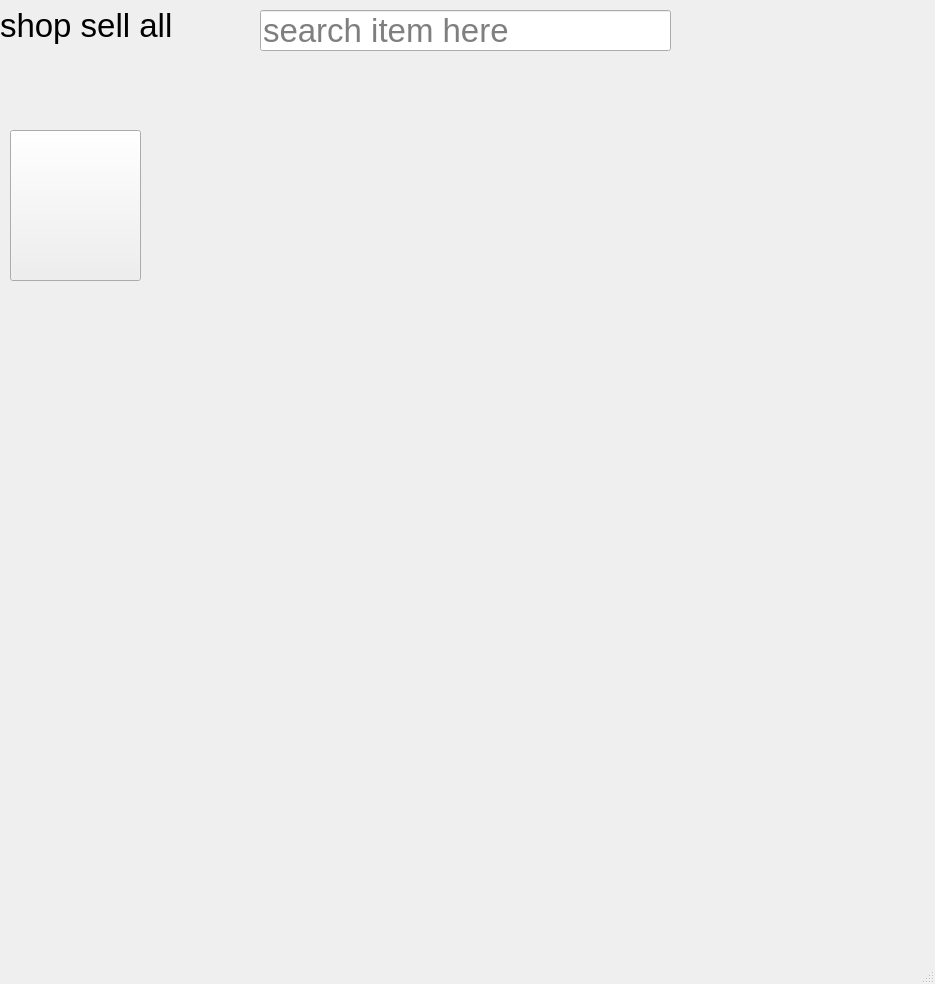
<?xml version="1.0" encoding="UTF-8"?>
<ui version="4.0">
 <class>mainwed</class>
 <widget class="QMainWindow" name="mainwed">
  <property name="geometry">
   <rect>
    <x>0</x>
    <y>0</y>
    <width>935</width>
    <height>984</height>
   </rect>
  </property>
  <property name="windowTitle">
   <string>MainWindow</string>
  </property>
  <widget class="QWidget" name="centralwidget">
   <widget class="QLabel" name="label">
    <property name="geometry">
     <rect>
      <x>0</x>
      <y>0</y>
      <width>181</width>
      <height>51</height>
     </rect>
    </property>
    <property name="font">
     <font>
      <pointsize>25</pointsize>
     </font>
    </property>
    <property name="text">
     <string>shop sell all</string>
    </property>
   </widget>
   <widget class="QLineEdit" name="lineEdit">
    <property name="geometry">
     <rect>
      <x>260</x>
      <y>10</y>
      <width>411</width>
      <height>41</height>
     </rect>
    </property>
    <property name="font">
     <font>
      <pointsize>25</pointsize>
     </font>
    </property>
    <property name="placeholderText">
     <string>search item here</string>
    </property>
   </widget>
   <widget class="QPushButton" name="pushButton">
    <property name="geometry">
     <rect>
      <x>10</x>
      <y>130</y>
      <width>131</width>
      <height>151</height>
     </rect>
    </property>
   </widget>
  </widget>
  <widget class="QMenuBar" name="menubar">
   <property name="geometry">
    <rect>
     <x>0</x>
     <y>0</y>
     <width>935</width>
     <height>21</height>
    </rect>
   </property>
  </widget>
  <widget class="QStatusBar" name="statusbar"/>
 </widget>
 <resources/>
 <connections/>
</ui>
